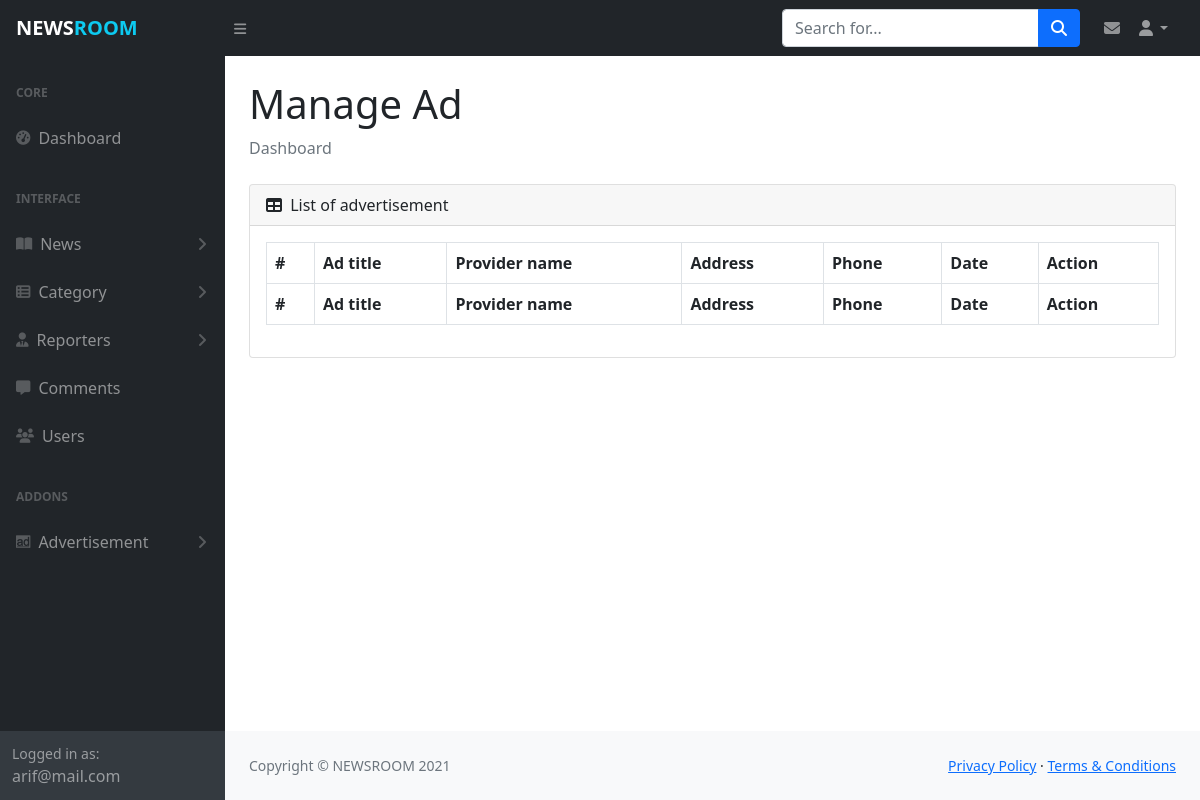
Before: /admin/manage_ad.php (signed in) with the older database file.
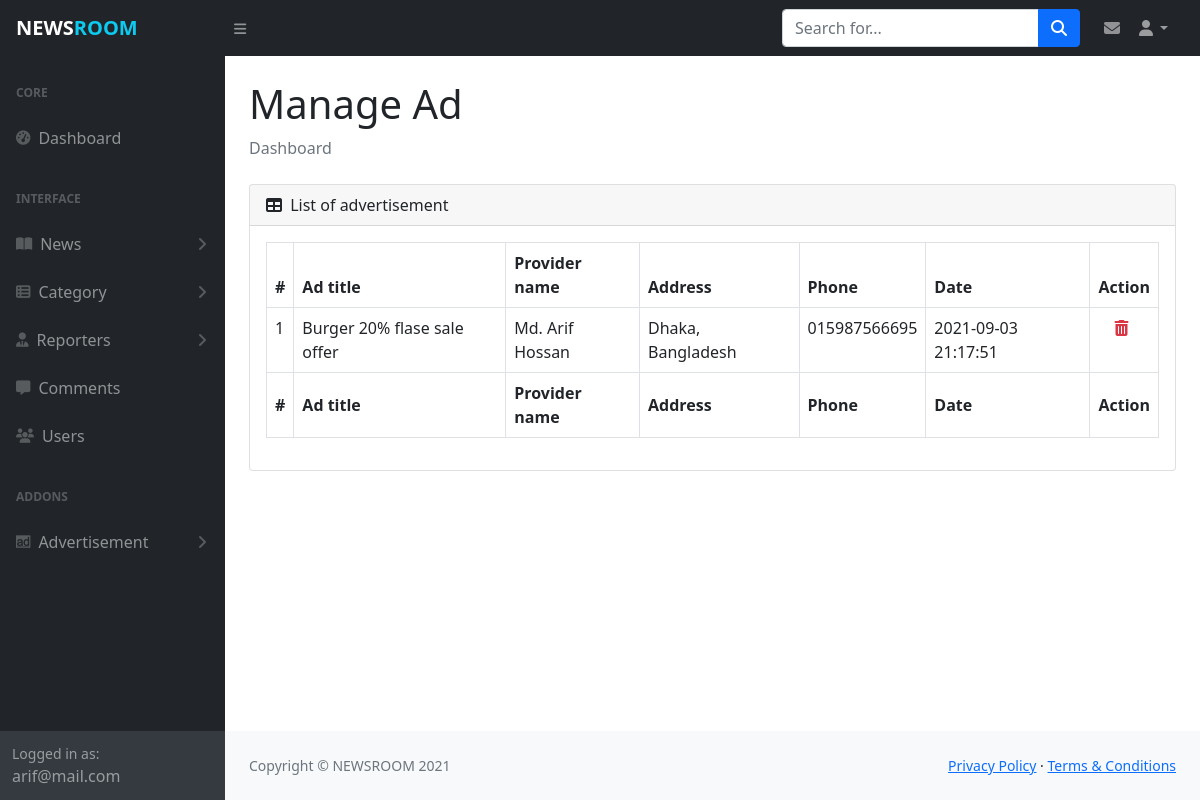
After: the same page with the newer database file.
### tables this page shows
CREATE TABLE `myad` (
  `id` int(11) NOT NULL,
  `ad_pic` varchar(250) NOT NULL,
  `ad_title` varchar(200) DEFAULT NULL,
  `ad_provider_name` varchar(30) NOT NULL,
  `ad_provider_address` varchar(200) NOT NULL,
  `ad_provider_phone` varchar(14) NOT NULL,
  `ad_post_date` timestamp NOT NULL DEFAULT current_timestamp(),
  `ad_updated_at` timestamp NULL DEFAULT NULL ON UPDATE current_timestamp()
);

### admin/manage_ad.php (the view, shortened to what this page needs)
<?php include_once('includes/header.php');?>
<?php
    $sql="SELECT * FROM myad";
    $result=$db_config->query($sql);
?>
                <main>
                    <div class="container-fluid px-4">
                        <h1 class="mt-4">Manage Ad</h1>
                        <ol class="breadcrumb mb-4">
                            <li class="breadcrumb-item active">Dashboard</li>
                        </ol>
                        <div class="card mb-4">
                            <div class="card-header">
                                <i class="fas fa-table me-1"></i>
                                List of advertisement
                            </div>
                            <div class="card-body table-responsive">
                                <table id="datatablesSimple" class="table table-bordered">
                                    <thead>
                                        <tr>
                                            <th>#</th>
                                            <th>Ad title</th>
                                            <th>Provider name</th>
                                            <th>Address</th>
                                            <th>Phone</th>
                                            <th>Date</th>
                                            <th>Action</th>
                                        </tr>
                                    </thead>
                                    <tfoot>
                                        <tr>
                                            <th>#</th>
                                            <th>Ad title</th>
                                            <th>Provider name</th>
                                            <th>Address</th>
                                            <th>Phone</th>
                                            <th>Date</th>
                                            <th>Action</th>
                                        </tr>
                                    </tfoot>
                                    <tbody>
                                        <?php while ($data=$result->fetch_assoc()) { ?>
                                        <tr>
                                            <td><?php if (!empty($data['id'])) echo $data['id']; ?></td>
                                            <td><?php if (!empty($data['ad_title'])) echo $data['ad_title']; ?></td>
                                            <td><?php if (!empty($data['ad_provider_name'])) echo $data['ad_provider_name']; ?></td>
                                            <td><?php if (!empty($data['ad_provider_address'])) echo $data['ad_provider_address']; ?></td>
                                            <td><?php if (!empty($data['ad_provider_phone'])) echo $data['ad_provider_phone']; ?></td>
                                            <td><?php if (!empty($data['ad_post_date'])) echo $data['ad_post_date']; ?></td>
                                            <td>
                                                <a href="includes/process.php?action=ad_del&id=<?php echo $data['id']?>" class="text-danger" onclick='return confirm("Are you sure about delete?")'>
                                                    <i class='fas fa-trash-alt'></i>
                                                </a>
                                            </td>
                                        </tr>
                                        <?php } ?>
                                    </tbody>
                                </table>
                            </div>
                        </div>
                    </div>
                </main>
<?php include_once('includes/footer.php');?>

Changed rows visible on the page:
added myad: id "1", ad_title "Burger 20% flase sale offer", ad_provider_name "Md. Arif Hossan", ad_provider_address "Dhaka, Bangladesh", ad_provider_phone "015987566695", ad_post_date "2021-09-03 21:17:51"
